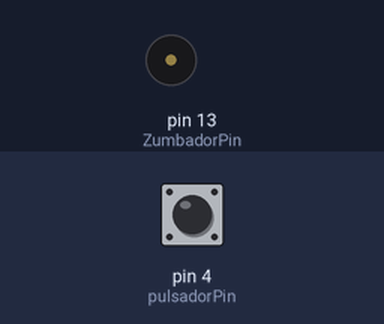
The sketch below on a simulated Arduino Uno, built with avr-gcc and run on an emulated ATmega328P. Shown: buzzer (waves = sounding, pin HIGH). The inputs (shaded band) are chosen by the test bench; at power-on: pin 4 (pulsadorPin) HIGH.

Above: at 1.2 s.
1.3 s: pin 4 (pulsadorPin) pulled LOW for 0.15 s
At 1.37 s:
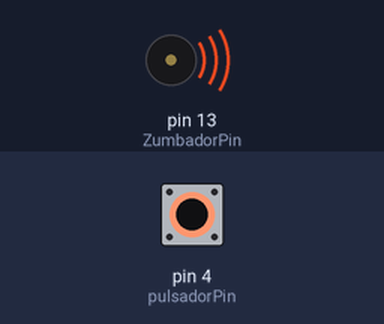
2.9 s: pin 4 (pulsadorPin) pulled LOW for 3.2 s
At 7.4 s:
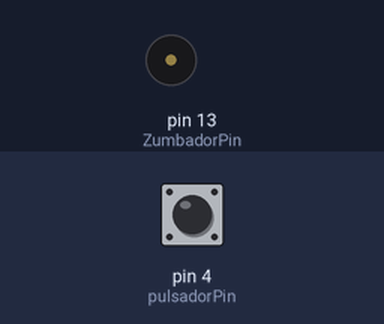
Timing chart, 0 to 8.9 s (numbered marks = the images above; inputs shaded):
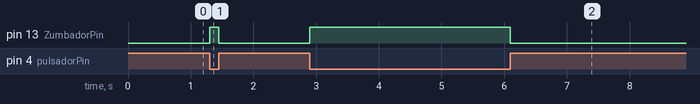

The sketch:

Zumbador.ino
```cpp
const int ZumbadorPin = 13;     // Pin donde está conectado el Zumbador
const int pulsadorPin = 4;  // Pin donde está conectado el pulsador

void setup() {
  pinMode(ZumbadorPin, OUTPUT);       // Configura el pin del Zumbador como salida
  pinMode(pulsadorPin, INPUT_PULLUP); // Configura el pin del botón como entrada con pull-up
}

void loop() {
  // Lee el estado del botón
  int estadoPulsador = digitalRead(pulsadorPin);

  // Si el botón es presionado (el estado es LOW)
  if (estadoPulsador == LOW) {
    digitalWrite(ZumbadorPin, HIGH);  // Enciende el Zumbador
  } else {
    digitalWrite(ZumbadorPin, LOW);   // Apaga el Zumbador
  }
}
```

Measured:
- after the input at 1.3 s, pin 13 (ZumbadorPin): LOW → HIGH at once, → LOW 0.15 s later
- after the input at 2.9 s, pin 13 (ZumbadorPin): LOW → HIGH at once, → LOW 3.2 s later
